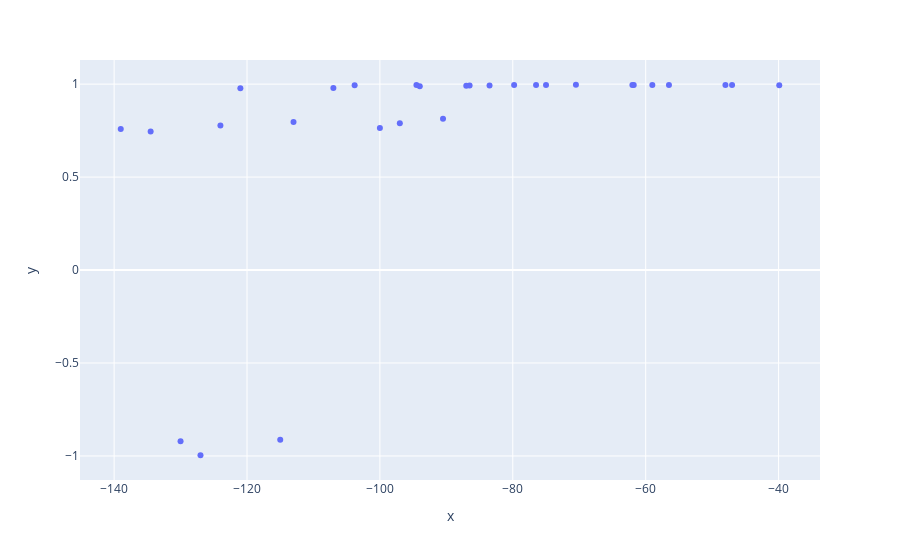

The notebook cell this image was saved under:
### Code cell
def mplot(x,y, func = lambda x: x):
    px.scatter(x=np.array(amp_phase_df['temps']), y=func(np.array(amp_phase_df['phases']))).show()

mplot(amp_phase_df['temps'], amp_phase_df['phases'], lambda x: np.cos(x))

### Figure 1 — Plotly figure (JSON) as saved in the notebook; plotly's stock layout.template omitted (floating-point values rounded to 4 significant figures)
{"data": [{"hovertemplate": "x=%{x}<br>y=%{y}<extra></extra>", "legendgroup": "", "marker": {"color": "#636efa", "symbol": "circle"}, "mode": "markers", "name": "", "orientation": "v", "showlegend": false, "type": "scatter", "x": [-97, -90.5, -61.8, -94, -76.5, -56.5, -47, -94.5, -39.9, -70.5, -87, -121, -79.8, -124, -130, -127, -134.5, -100, -115, -139, -103.8, -86.5, -107, -113, -75, -48, -62, -83.5, -59], "xaxis": "x", "y": [0.7901, 0.8144, 0.9949, 0.9884, 0.9958, 0.9958, 0.9949, 0.9958, 0.9938, 0.9967, 0.9913, 0.9774, 0.9949, 0.7775, -0.9207, -0.9963, 0.7446, 0.7646, -0.9126, 0.758, 0.9938, 0.9926, 0.9795, 0.7963, 0.9958, 0.9958, 0.9958, 0.9926, 0.9958], "yaxis": "y"}], "layout": {"legend": {"tracegroupgap": 0}, "margin": {"t": 60}, "xaxis": {"anchor": "y", "domain": [0, 1], "title": {"text": "x"}}, "yaxis": {"anchor": "x", "domain": [0, 1], "title": {"text": "y"}}}}
